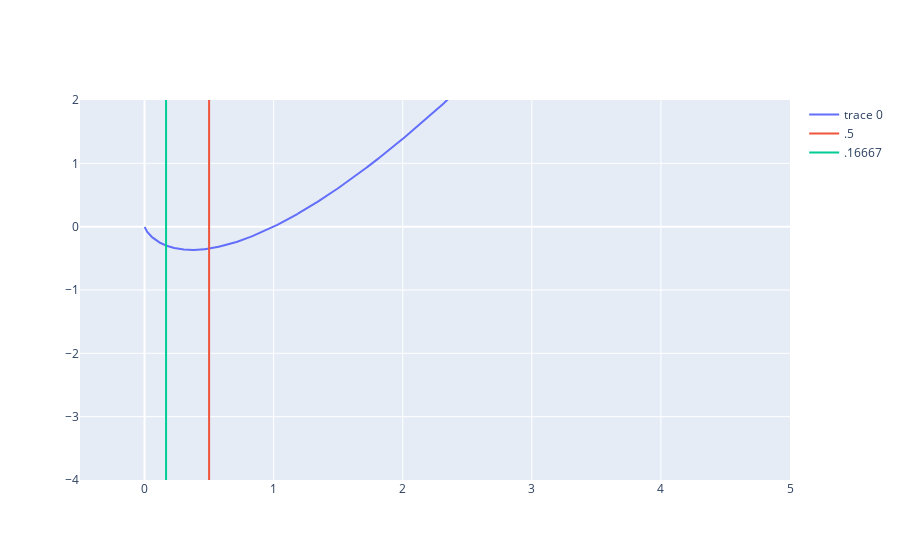

Notebook code for this chart:
### Code cell
import plotly.graph_objects as go



fig = go.Figure(data=go.Scatter(x=x, y = y))
fig.add_trace(go.Scatter(x = np.repeat(.5, 15), \
    y = np.arange(-4,3), mode = 'lines', name = '.5') )
fig.add_trace(go.Scatter(x = np.repeat(.16667, 15), \
    y = np.arange(-4,3), mode = 'lines', name = '.16667') )
fig.update_xaxes(range = [-.5,5])
fig.update_yaxes(dtick = 1, range = [-4,2])
fig.show()

### Figure 1 — Plotly figure (JSON) as saved in the notebook; plotly's stock layout.template omitted (floating-point values rounded to 4 significant figures; data arrays with more than 128 entries replaced by an {"elided": "..."} marker saying what was removed)
{"data": [{"type": "scatter", "x": {"elided": "4999 float values"}, "y": {"elided": "4999 float values"}}, {"mode": "lines", "name": ".5", "type": "scatter", "x": [0.5, 0.5, 0.5, 0.5, 0.5, 0.5, 0.5, 0.5, 0.5, 0.5, 0.5, 0.5, 0.5, 0.5, 0.5], "y": [-4, -3, -2, -1, 0, 1, 2]}, {"mode": "lines", "name": ".16667", "type": "scatter", "x": [0.1667, 0.1667, 0.1667, 0.1667, 0.1667, 0.1667, 0.1667, 0.1667, 0.1667, 0.1667, 0.1667, 0.1667, 0.1667, 0.1667, 0.1667], "y": [-4, -3, -2, -1, 0, 1, 2]}], "layout": {"xaxis": {"range": [-0.5, 5]}, "yaxis": {"dtick": 1, "range": [-4, 2]}}}
